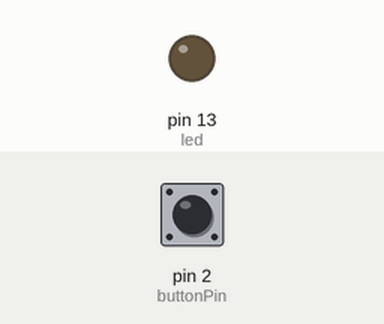
Bench run of a sketch on a simulated Arduino Uno, built with avr-gcc and run on an emulated ATmega328P. On the bench: output pins drawn as LEDs (lit = HIGH). Inputs (shaded band) come from the test bench; at power-on: pin 2 (buttonPin) HIGH.

Above: at 1.2 s.
1.3 s: pin 2 (buttonPin) pulled LOW for 0.15 s
At 1.7 s:
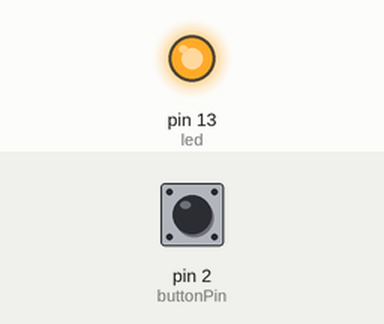
2.9 s: pin 2 (buttonPin) pulled LOW for 1 s
At 4.2 s:
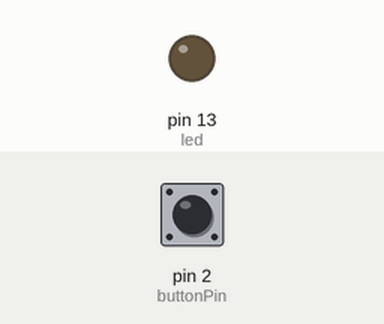
5.4 s: pin 2 (buttonPin) pulled LOW for 3.2 s
At 9.0 s:
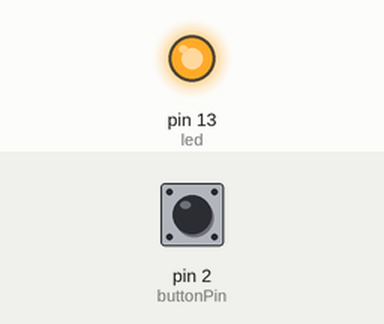
Timing chart, 0 to 10.5 s (numbered marks = the images above; inputs shaded):
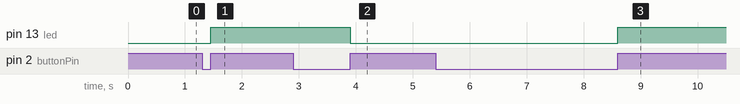

The sketch:

Solution_3.ino
```cpp
// (licence header left out)
//  Lesson 4.2, Exercise 3 Solution - Push Button

#define buttonPin 2
#define led       13

int lightState  = 0; // 0 = off, 1 = on
int buttonState = 1;

void setup() {
	Serial.begin(9600);
	pinMode(buttonPin, INPUT_PULLUP);
	pinMode(led, OUTPUT);
}

void loop() {
	if ( digitalRead(buttonPin) == 0 ) {
		// button is pressed
		buttonState = 0;
	}

	if ( buttonState == 0 && digitalRead(buttonPin) == 1 ) {
		// button was pressed but has just been released
		buttonState = 1;
		if ( lightState == 0 ) {
			// turn on our light
			lightState = 1;
			digitalWrite(led, HIGH);
		} else {
			// our light was on, turn it off.
			lightState = 0;
			digitalWrite(led, LOW);
		}
	}
}
/*********************************************************************************************************************
Permission is hereby granted, free of charge, to any person obtaining a copy of this software and associated documentation files (the "Software"), to deal in the Software without restriction, including without limitation the rights to use, copy, modify, merge, publish, distribute, sublicense, and/or sell copies of the Software, and to permit persons to whom the Software is furnished to do so, subject to the following conditions:

The above copyright notice and this permission notice shall be included in all copies or substantial portions of the Software.
THE SOFTWARE IS PROVIDED "AS IS", WITHOUT WARRANTY OF ANY KIND, EXPRESS OR IMPLIED, INCLUDING BUT NOT LIMITED TO THE WARRANTIES OF MERCHANTABILITY, FITNESS FOR A PARTICULAR PURPOSE AND NONINFRINGEMENT. IN NO EVENT SHALL THE AUTHORS OR COPYRIGHT HOLDERS BE LIABLE FOR ANY CLAIM, DAMAGES OR OTHER LIABILITY, WHETHER IN AN ACTION OF CONTRACT, TORT OR OTHERWISE, ARISING FROM, OUT OF OR IN CONNECTION WITH THE SOFTWARE OR THE USE OR OTHER DEALINGS IN THE SOFTWARE.
'*******************************************************************************************************************/
```

Measured:
- after the input at 1.3 s, pin 13 (led): LOW → HIGH after 0.15 s
- after the input at 2.9 s, pin 13 (led): HIGH → LOW after 1.0 s
- after the input at 5.4 s, pin 13 (led): LOW → HIGH after 3.2 s
